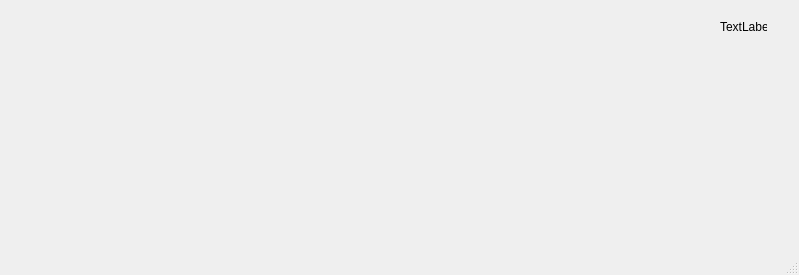
<?xml version="1.0" encoding="UTF-8"?>
<ui version="4.0">
 <class>MainWindow</class>
 <widget class="QMainWindow" name="MainWindow">
  <property name="geometry">
   <rect>
    <x>0</x>
    <y>0</y>
    <width>799</width>
    <height>275</height>
   </rect>
  </property>
  <property name="windowTitle">
   <string>MainWindow</string>
  </property>
  <widget class="QWidget" name="centralwidget">
   <widget class="QLabel" name="Cronometro">
    <property name="geometry">
     <rect>
      <x>720</x>
      <y>20</y>
      <width>47</width>
      <height>13</height>
     </rect>
    </property>
    <property name="text">
     <string>TextLabel</string>
    </property>
   </widget>
  </widget>
  <widget class="QMenuBar" name="menubar">
   <property name="geometry">
    <rect>
     <x>0</x>
     <y>0</y>
     <width>799</width>
     <height>20</height>
    </rect>
   </property>
  </widget>
  <widget class="QStatusBar" name="statusbar"/>
 </widget>
 <resources/>
 <connections/>
</ui>
